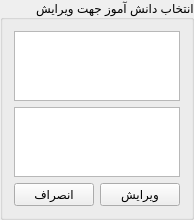
   <widget class="QGroupBox" name="groupBox_edit_student_from_this_class">
    <property name="geometry">
     <rect>
      <x>1330</x>
      <y>320</y>
      <width>91</width>
      <height>141</height>
     </rect>
    </property>
    <property name="layoutDirection">
     <enum>Qt::RightToLeft</enum>
    </property>
    <property name="title">
     <string>انتخاب دانش آموز جهت ویرایش</string>
    </property>
    <layout class="QVBoxLayout" name="verticalLayout_35">
     <item>
      <widget class="QTableWidget" name="tableWidget_edit_student_from_this_class">
       <property name="editTriggers">
        <set>QAbstractItemView::NoEditTriggers</set>
       </property>
       <property name="selectionMode">
        <enum>QAbstractItemView::SingleSelection</enum>
       </property>
       <property name="selectionBehavior">
        <enum>QAbstractItemView::SelectRows</enum>
       </property>
      </widget>
     </item>
     <item>
      <widget class="QListWidget" name="listWidget_edit_student_from_this_class"/>
     </item>
     <item>
      <layout class="QHBoxLayout" name="horizontalLayout_19">
       <item>
        <widget class="QPushButton" name="btn_edit_this_student_from_this_class">
         <property name="text">
          <string>ویرایش</string>
         </property>
        </widget>
       </item>
       <item>
        <widget class="QPushButton" name="btn_cancel_edit_student_from_this_class">
         <property name="text">
          <string>انصراف</string>
         </property>
        </widget>
       </item>
      </layout>
     </item>
    </layout>
   </widget>
